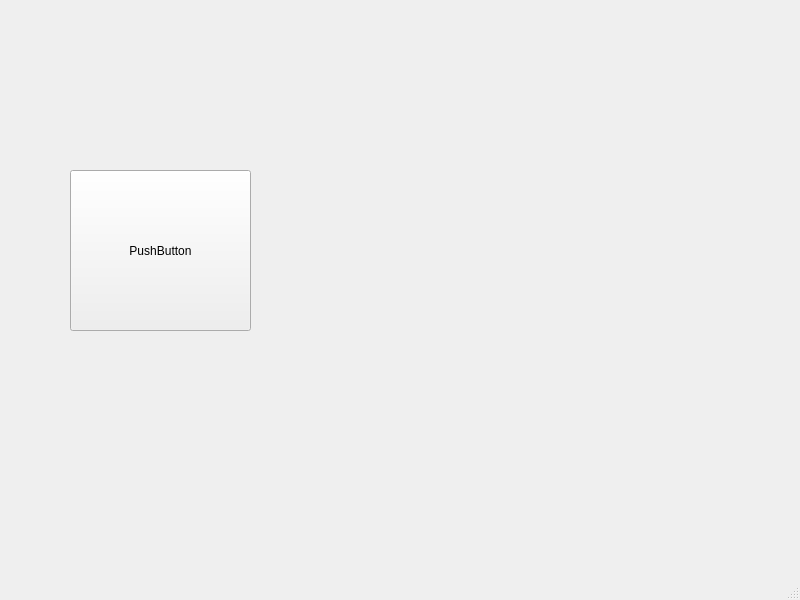
<?xml version="1.0" encoding="UTF-8"?>
<ui version="4.0">
 <class>MainWindow</class>
 <widget class="QMainWindow" name="MainWindow">
  <property name="geometry">
   <rect>
    <x>0</x>
    <y>0</y>
    <width>800</width>
    <height>600</height>
   </rect>
  </property>
  <property name="windowTitle">
   <string>MainWindow</string>
  </property>
  <widget class="QWidget" name="centralwidget">
   <widget class="QPushButton" name="pushButton">
    <property name="geometry">
     <rect>
      <x>70</x>
      <y>170</y>
      <width>181</width>
      <height>161</height>
     </rect>
    </property>
    <property name="text">
     <string>PushButton</string>
    </property>
   </widget>
  </widget>
  <widget class="QMenuBar" name="menubar">
   <property name="geometry">
    <rect>
     <x>0</x>
     <y>0</y>
     <width>800</width>
     <height>26</height>
    </rect>
   </property>
  </widget>
  <widget class="QStatusBar" name="statusbar"/>
 </widget>
 <resources/>
 <connections/>
</ui>
